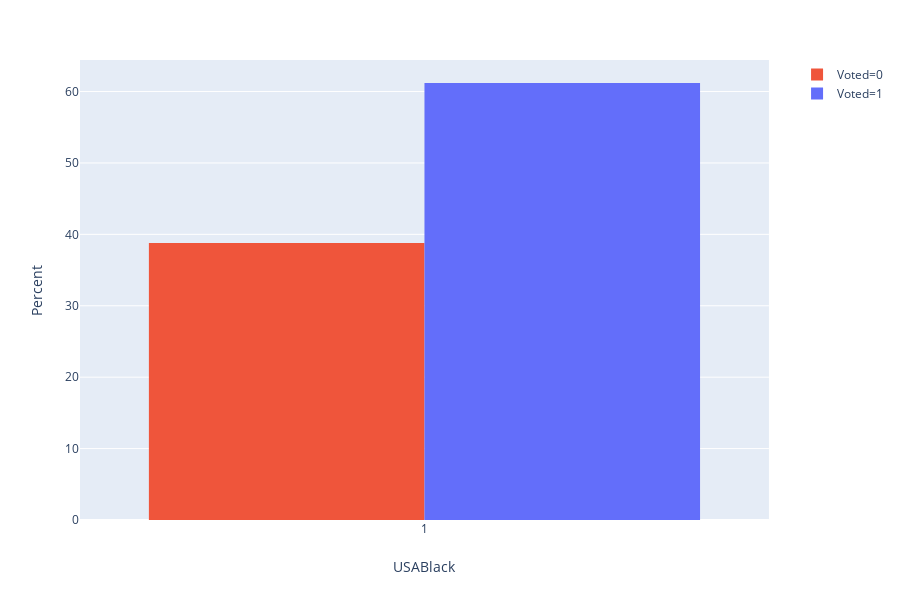

Write notebook code for a chart like this one.
### Code cell
ShowTwoWayHeatmap(data,'USABlack','Voted', normalize=False)

fig=px.histogram(data[data['USABlack']==1], x="USABlack",color='Voted',color_discrete_map=color_discrete_map,barnorm='percent')
fig.update_layout(barmode='group',yaxis_title="Percent")

### Figure 1 — Plotly figure (JSON) as saved in the notebook; plotly's stock layout.template omitted (floating-point values rounded to 4 significant figures)
{"data": [{"alignmentgroup": "True", "bingroup": "x", "hoverlabel": {"namelength": 0}, "hovertemplate": "Voted=0<br>USABlack=%{x}<br>count=%{y}", "legendgroup": "Voted=0", "marker": {"color": "#EF553B"}, "name": "Voted=0", "offsetgroup": "Voted=0", "orientation": "v", "showlegend": true, "type": "histogram", "x": [1, 1, 1, 1, 1, 1, 1, 1, 1, 1, 1, 1, 1, 1, 1, 1, 1, 1, 1, 1, 1, 1, 1, 1, 1, 1, 1, 1, 1, 1, 1, 1, 1, 1, 1, 1, 1, 1, 1, 1, 1, 1, 1, 1, 1, 1, 1, 1, 1, 1, 1, 1], "xaxis": "x", "yaxis": "y"}, {"alignmentgroup": "True", "bingroup": "x", "hoverlabel": {"namelength": 0}, "hovertemplate": "Voted=1<br>USABlack=%{x}<br>count=%{y}", "legendgroup": "Voted=1", "marker": {"color": "#636EFA"}, "name": "Voted=1", "offsetgroup": "Voted=1", "orientation": "v", "showlegend": true, "type": "histogram", "x": [1, 1, 1, 1, 1, 1, 1, 1, 1, 1, 1, 1, 1, 1, 1, 1, 1, 1, 1, 1, 1, 1, 1, 1, 1, 1, 1, 1, 1, 1, 1, 1, 1, 1, 1, 1, 1, 1, 1, 1, 1, 1, 1, 1, 1, 1, 1, 1, 1, 1, 1, 1, 1, 1, 1, 1, 1, 1, 1, 1, 1, 1, 1, 1, 1, 1, 1, 1, 1, 1, 1, 1, 1, 1, 1, 1, 1, 1, 1, 1, 1, 1], "xaxis": "x", "yaxis": "y"}], "layout": {"barmode": "group", "barnorm": "percent", "height": 600, "legend": {"tracegroupgap": 0}, "margin": {"t": 60}, "xaxis": {"anchor": "y", "domain": [0, 0.98], "title": {"text": "USABlack"}}, "yaxis": {"anchor": "x", "domain": [0, 1], "title": {"text": "Percent"}}}}
